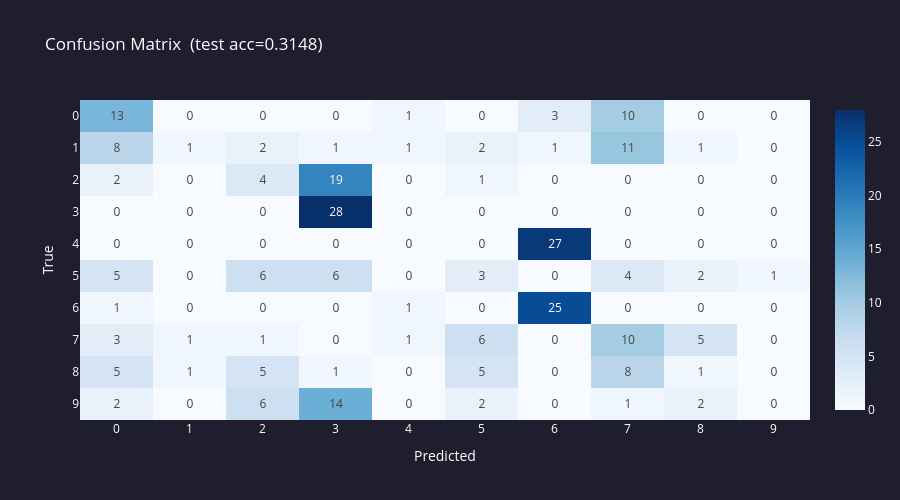

The notebook cell saved with this chart:
### Markdown cell above
---
## Macierz pomyłek

### Code cell
import plotly.graph_objects as go

y_pred = np.argmax(model._forward(X_test), axis=1)
n_classes = 10
cm = np.zeros((n_classes, n_classes), dtype=int)
for true, pred in zip(y_test, y_pred):
    cm[true][pred] += 1

fig_cm = go.Figure(go.Heatmap(
    z=cm,
    x=[str(i) for i in range(n_classes)],
    y=[str(i) for i in range(n_classes)],
    colorscale='Blues',
    text=cm, texttemplate='%{text}',
    hovertemplate='True: %{y}<br>Pred: %{x}<br>Count: %{z}<extra></extra>',
))
fig_cm.update_layout(
    title=f'Confusion Matrix  (test acc={test_acc:.4f})',
    xaxis_title='Predicted', yaxis_title='True',
    plot_bgcolor='#1e1e2e', paper_bgcolor='#1e1e2e',
    font=dict(color='white'), height=500,
    yaxis=dict(autorange='reversed'),
)
fig_cm.show()

### Figure 1 — Plotly figure (JSON) as saved in the notebook; plotly's stock layout.template omitted (floating-point values rounded to 4 significant figures)
{"data": [{"colorscale": [[0, "rgb(247,251,255)"], [0.125, "rgb(222,235,247)"], [0.25, "rgb(198,219,239)"], [0.375, "rgb(158,202,225)"], [0.5, "rgb(107,174,214)"], [0.625, "rgb(66,146,198)"], [0.75, "rgb(33,113,181)"], [0.875, "rgb(8,81,156)"], [1, "rgb(8,48,107)"]], "hovertemplate": "True: %{y}<br>Pred: %{x}<br>Count: %{z}<extra></extra>", "text": [[13, 0, 0, 0, 1, 0, 3, 10, 0, 0], [8, 1, 2, 1, 1, 2, 1, 11, 1, 0], [2, 0, 4, 19, 0, 1, 0, 0, 0, 0], [0, 0, 0, 28, 0, 0, 0, 0, 0, 0], [0, 0, 0, 0, 0, 0, 27, 0, 0, 0], [5, 0, 6, 6, 0, 3, 0, 4, 2, 1], [1, 0, 0, 0, 1, 0, 25, 0, 0, 0], [3, 1, 1, 0, 1, 6, 0, 10, 5, 0], [5, 1, 5, 1, 0, 5, 0, 8, 1, 0], [2, 0, 6, 14, 0, 2, 0, 1, 2, 0]], "texttemplate": "%{text}", "type": "heatmap", "x": ["0", "1", "2", "3", "4", "5", "6", "7", "8", "9"], "y": ["0", "1", "2", "3", "4", "5", "6", "7", "8", "9"], "z": [[13, 0, 0, 0, 1, 0, 3, 10, 0, 0], [8, 1, 2, 1, 1, 2, 1, 11, 1, 0], [2, 0, 4, 19, 0, 1, 0, 0, 0, 0], [0, 0, 0, 28, 0, 0, 0, 0, 0, 0], [0, 0, 0, 0, 0, 0, 27, 0, 0, 0], [5, 0, 6, 6, 0, 3, 0, 4, 2, 1], [1, 0, 0, 0, 1, 0, 25, 0, 0, 0], [3, 1, 1, 0, 1, 6, 0, 10, 5, 0], [5, 1, 5, 1, 0, 5, 0, 8, 1, 0], [2, 0, 6, 14, 0, 2, 0, 1, 2, 0]]}], "layout": {"font": {"color": "white"}, "height": 500, "paper_bgcolor": "#1e1e2e", "plot_bgcolor": "#1e1e2e", "title": {"text": "Confusion Matrix  (test acc=0.3148)"}, "xaxis": {"title": {"text": "Predicted"}}, "yaxis": {"autorange": "reversed", "title": {"text": "True"}}}}
